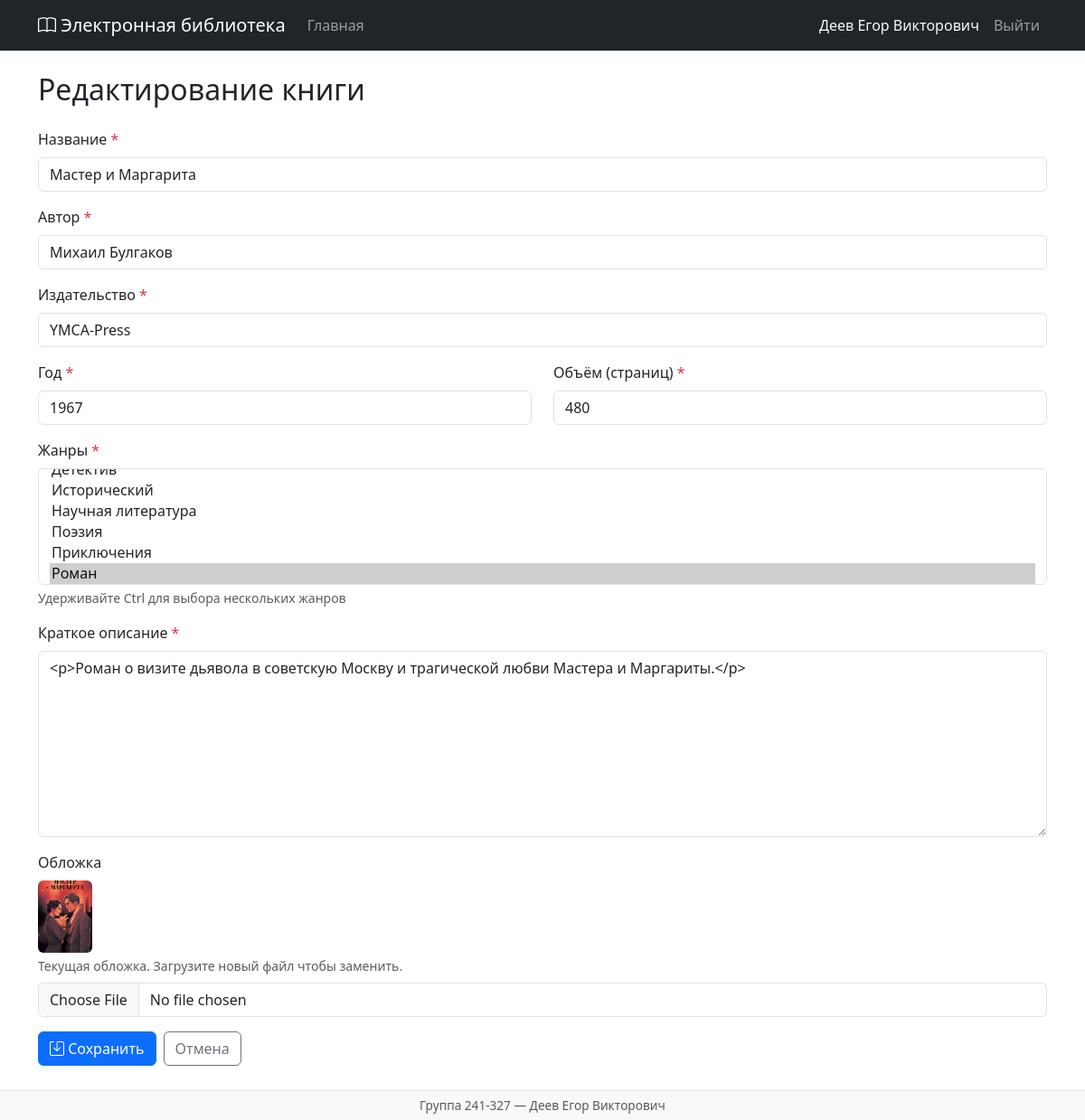
/book/2/edit (signed in), run on the app's committed database.
### tables this page shows
CREATE TABLE users (
    id INTEGER PRIMARY KEY AUTOINCREMENT,
    login VARCHAR(100) NOT NULL UNIQUE,
    password_hash VARCHAR(255) NOT NULL,
    last_name VARCHAR(100) NOT NULL,
    first_name VARCHAR(100) NOT NULL,
    middle_name VARCHAR(100),
    role_id INTEGER NOT NULL,
    FOREIGN KEY (role_id) REFERENCES roles(id)
);

CREATE TABLE books (
    id INTEGER PRIMARY KEY AUTOINCREMENT,
    title VARCHAR(255) NOT NULL,
    description TEXT NOT NULL,
    year INTEGER NOT NULL,
    publisher VARCHAR(255) NOT NULL,
    author VARCHAR(255) NOT NULL,
    pages INTEGER NOT NULL,
    cover_id INTEGER,
    FOREIGN KEY (cover_id) REFERENCES covers(id)
);

CREATE TABLE covers (
    id INTEGER PRIMARY KEY AUTOINCREMENT,
    filename VARCHAR(255) NOT NULL,
    mime_type VARCHAR(100) NOT NULL,
    md5_hash VARCHAR(32) NOT NULL
);

### app/__init__.py (the view, shortened to what this page needs)
@app.route('/book/<int:book_id>/edit', methods=['GET', 'POST'])
@role_required('администратор', 'модератор')
def book_edit(book_id):
    db = get_db()
    book = db.execute(
        'SELECT b.*, c.filename as cover_filename FROM books b LEFT JOIN covers c ON b.cover_id=c.id WHERE b.id=?',
        (book_id,)
    ).fetchone()
    if not book:
        flash('Книга не найдена', 'danger')
        return redirect(url_for('index'))
    genres = db.execute('SELECT * FROM genres ORDER BY name').fetchall()
    selected_genres = [row['genre_id'] for row in
                       db.execute('SELECT genre_id FROM book_genres WHERE book_id=?', (book_id,)).fetchall()]
    current_cover = book['cover_filename']
    return render_template('book_form.html', genres=genres, book=book,
                           selected_genres=selected_genres, is_edit=True, book_id=book_id,
                           current_cover=current_cover)

### app/__init__.py (called while the page is built)
def get_db():
    if 'db' not in g:
        g.db = sqlite3.connect(app.config['DATABASE'])
        g.db.row_factory = sqlite3.Row
        g.db.execute('PRAGMA foreign_keys = ON')
    return g.db

def load_user():
    user_id = session.get('user_id')
    if user_id:
        g.user = get_db().execute(
            'SELECT u.*, r.name as role_name FROM users u JOIN roles r ON u.role_id=r.id WHERE u.id=?',
            (user_id,)
        ).fetchone()
    else:
        g.user = None

def role_required(*roles):
    def decorator(f):
        @wraps(f)
        def decorated(*args, **kwargs):
            if g.user is None:
                flash('Для выполнения данного действия необходимо пройти процедуру аутентификации', 'warning')
                return redirect(url_for('login'))
            if g.user['role_name'] not in roles:
                flash('У вас недостаточно прав для выполнения данного действия', 'danger')
                return redirect(url_for('index'))
            return f(*args, **kwargs)
        return decorated
    return decorator

@app.context_processor
def inject_user():
    return dict(current_user=g.user)

### app/templates/book_form.html (shortened to what this page needs)
{% extends 'base.html' %}
{% from 'macros.html' import book_form_fields %}
{% block content %}
<h2 class="mb-4">{% if is_edit %}Редактирование книги{% else %}Добавление книги{% endif %}</h2>
<form method="post" enctype="multipart/form-data">
    {{ book_form_fields(book, genres, selected_genres, is_edit, current_cover) }}
    <div class="d-flex gap-2 mt-3">
        <button type="submit" class="btn btn-primary">
            <i class="bi bi-save"></i> Сохранить
        </button>
        <a href="{{ url_for('book_view', book_id=book_id) if is_edit else url_for('index') }}"
           class="btn btn-outline-secondary">Отмена</a>
    </div>
</form>
{% endblock %}

### app/templates/base.html (shortened to what this page needs)
<!DOCTYPE html>
<html lang="ru">
<head>
    <link rel="stylesheet" href="https://cdn.jsdelivr.net/npm/bootstrap@5.3.0/dist/css/bootstrap.min.css">
    <link rel="stylesheet" href="https://cdn.jsdelivr.net/npm/bootstrap-icons@1.11.0/font/bootstrap-icons.css">
    <link rel="stylesheet" href="https://cdn.jsdelivr.net/npm/easymde/dist/easymde.min.css">
</head>
<body>
<nav class="navbar navbar-expand-lg navbar-dark bg-dark mb-4">
    <div class="container">
        <a class="navbar-brand" href="{{ url_for('index') }}">
            <i class="bi bi-book"></i> Электронная библиотека
        </a>
        <div class="collapse navbar-collapse" id="navMain">
            <ul class="navbar-nav me-auto">
                <li class="nav-item">
                    <a class="nav-link" href="{{ url_for('index') }}">Главная</a>
                </li>
            </ul>
            <ul class="navbar-nav">
                {% if current_user %}
                    <li class="nav-item">
                        <span class="nav-link text-light">
                            {{ current_user['last_name'] }} {{ current_user['first_name'] }}
                            {% if current_user['middle_name'] %} {{ current_user['middle_name'] }}{% endif %}
                        </span>
                    </li>
                    <li class="nav-item">
                        <a class="nav-link" href="{{ url_for('logout') }}">Выйти</a>
                    </li>
                {% else %}
                    <li class="nav-item">
                        <a class="nav-link" href="{{ url_for('login') }}">Войти</a>
                    </li>
                {% endif %}
            </ul>
        </div>
    </div>
</nav>
<div class="container">
    {% block content %}{% endblock %}
</div>
<footer>
    <div class="container text-center text-muted">
        Группа 241-327 &mdash; Деев Егор Викторович
    </div>
</footer>
</body>
</html>

### app/templates/macros.html (shortened to what this page needs)
{% macro book_form_fields(book, genres, selected_genres, is_edit, current_cover=none) %}
<div class="mb-3">
    <label class="form-label">Название <span class="text-danger">*</span></label>
    <input type="text" class="form-control" name="title"
           value="{{ book.title if book else '' }}" required>
</div>
<div class="mb-3">
    <label class="form-label">Автор <span class="text-danger">*</span></label>
    <input type="text" class="form-control" name="author"
           value="{{ book.author if book else '' }}" required>
</div>
<div class="mb-3">
    <label class="form-label">Издательство <span class="text-danger">*</span></label>
    <input type="text" class="form-control" name="publisher"
           value="{{ book.publisher if book else '' }}" required>
</div>
<div class="row">
    <div class="col-md-6 mb-3">
        <label class="form-label">Год <span class="text-danger">*</span></label>
        <input type="number" class="form-control" name="year" min="1000" max="2100"
               value="{{ book.year if book else '' }}" required>
    </div>
    <div class="col-md-6 mb-3">
        <label class="form-label">Объём (страниц) <span class="text-danger">*</span></label>
        <input type="number" class="form-control" name="pages" min="1"
               value="{{ book.pages if book else '' }}" required>
    </div>
</div>
<div class="mb-3">
    <label class="form-label">Жанры <span class="text-danger">*</span></label>
    <select class="form-select" name="genres" multiple size="5">
        {% for genre in genres %}
            <option value="{{ genre.id }}"
                {% if genre.id in selected_genres %}selected{% endif %}>
                {{ genre.name }}
            </option>
        {% endfor %}
    </select>
    <div class="form-text">Удерживайте Ctrl для выбора нескольких жанров</div>
</div>
<div class="mb-3">
    <label class="form-label">Краткое описание <span class="text-danger">*</span></label>
    <textarea class="form-control" name="description" id="description-editor" rows="8">{{ book.description if book else '' }}</textarea>
</div>
{% if not is_edit %}
<div class="mb-3">
    <label class="form-label">Обложка <span class="text-danger">*</span></label>
    <input type="file" class="form-control" name="cover" accept="image/*" required>
</div>
{% else %}
<div class="mb-3">
    <label class="form-label">Обложка</label>
    {% if current_cover %}
    <div class="mb-2">
        <img src="{{ url_for('uploaded_file', filename=current_cover) }}"
             class="cover-thumb rounded" alt="текущая обложка">
        <div class="form-text">Текущая обложка. Загрузите новый файл чтобы заменить.</div>
    </div>
    {% else %}
        <div class="form-text text-muted mb-2">Обложка не загружена.</div>
    {% endif %}
    <input type="file" class="form-control" name="cover" accept="image/*">
</div>
{% endif %}
{% endmacro %}

### app/templates/base.html (style rules this page uses)
body { padding-bottom: 60px; }
.cover-thumb { width: 60px; height: 80px; object-fit: cover; }
footer { position: fixed; bottom: 0; width: 100%; background: #f8f9fa; border-top: 1px solid #dee2e6; padding: 6px 0; font-size: .85rem; }

### data on the page
users: last_name "Деев", first_name "Егор", middle_name "Викторович"
books: title "Мастер и Маргарита", author "Михаил Булгаков", publisher "YMCA-Press", year "1967", pages "480", description "<p>Роман о визите дьявола в советскую Москву и трагической любви Мастера и Маргариты.</p>"
covers: filename (picture)

### other printed values
form field genres "Исторический / Научная литература / Поэзия / Приключения / Роман ☑"
